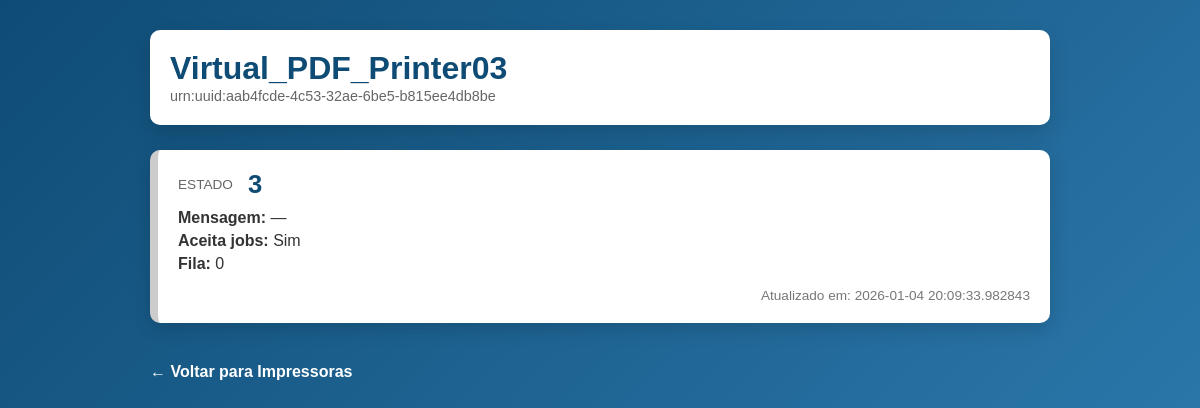
Screenshot of /home/printers/1/state with the database file from the repository.
### app/models.py (models this page shows)
class Printer(db.Model):
    __tablename__ = "printers"
    id = db.Column(db.Integer, primary_key=True)
    printer_id = db.Column(db.String(100), unique=True, nullable=True)
    printer_uuid = db.Column(db.String(100), unique=True, nullable=True)
    name = db.Column(db.String(100), nullable=True)
    uri_supported = db.Column(db.Text, nullable=True)
    location = db.Column(db.String(200), nullable=True)
    info = db.Column(db.Text, nullable=True)
    created_at = db.Column(db.DateTime, default=datetime.utcnow)
    last_seen = db.Column(db.DateTime, nullable=True)
    states = db.relationship(
        "PrinterState",
        back_populates="printer",
        cascade="all, delete-orphan"
    )
    print_jobs = db.relationship(
    "PrintJob",
    back_populates="printer",
    cascade="all, delete-orphan"
)

class PrinterState(db.Model):
    __tablename__ = "printer_states"
    id = db.Column(db.Integer, primary_key=True)
    printer_id = db.Column(
        db.Integer,
        db.ForeignKey("printers.id"),
        nullable=False
    )
    is_accepting_jobs = db.Column(db.Boolean, nullable=True)
    state = db.Column(db.String(50), nullable=True)
    state_message = db.Column(db.Text, nullable=True)
    state_reasons = db.Column(db.Text, nullable=True)
    queued_job_count = db.Column(db.Integer, nullable=True)
    created_at = db.Column(db.DateTime, default=datetime.utcnow)
    printer = db.relationship("Printer", back_populates="states")

### app/routes/home.py (the view)
@home_bp.route("/home/printers/<int:printer_id>/state")
def printer_state(printer_id):
    printer = Printer.query.get_or_404(printer_id)
    return render_template("printer_state.html", printer=printer, states=printer.states)

### app/templates/printer_state.html (shortened to what this page needs)
<!DOCTYPE html>
<html lang="pt-br">
<head>
  <link rel="stylesheet" href="{{ url_for('static', filename='css/state.css') }}">
</head>
<body>
  <div class="container">
    <div class="printer-header">
      <h1>{{ printer.name }}</h1>
      <span class="printer-uuid">{{ printer.printer_uuid }}</span>
    </div>
    {% if states %}
      <ul class="state-list">
        {% for s in states %}
          <li class="state-card state-{{ s.state|lower|replace(' ', '-') }}">
            <div class="state-main">
              <span class="state-label">Estado</span>
              <span class="state-value">
                {{ s.state or "—" }}
              </span>
            </div>
            <div class="state-info">
              <div><strong>Mensagem:</strong> {{ s.state_message or "—" }}</div>
              <div><strong>Aceita jobs:</strong> {{ "Sim" if s.is_accepting_jobs else "Não" }}</div>
              <div><strong>Fila:</strong> {{ s.queued_job_count }}</div>
            </div>
            <div class="timestamp">
              Atualizado em: {{ s.created_at }}
            </div>
          </li>
        {% endfor %}
      </ul>
    {% else %}
      <p class="empty-state">
        Essa impressora ainda não possui informações de estado.
      </p>
    {% endif %}
    <a class="back-link" href="{{ url_for('home.list_printers') }}">
      ← Voltar para Impressoras
    </a>
  </div>
</body>
</html>

### app/static/css/state.css (style rules this page uses)
body { background: linear-gradient(135deg, #0f4c75, #3282b8); font-family: Arial, Helvetica, sans-serif; min-height: 100vh; margin: 0; padding: 30px; }
.container { max-width: 900px; margin: auto; }
.printer-header { background: #ffffff; padding: 20px; border-radius: 10px; margin-bottom: 25px; box-shadow: 0 8px 20px rgba(0,0,0,0.15); }
.printer-header h1 { margin: 0; color: #0f4c75; }
.printer-uuid { font-size: 0.9em; color: #666; }
.state-list { list-style: none; padding: 0; }
.state-card { background: #ffffff; border-radius: 10px; padding: 20px; margin-bottom: 20px; box-shadow: 0 6px 18px rgba(0,0,0,0.15); border-left: 8px solid #ccc; }
.state-main { display: flex; align-items: center; gap: 15px; margin-bottom: 10px; }
.state-label { font-size: 0.85em; text-transform: uppercase; color: #666; }
.state-value { font-size: 1.6em; font-weight: bold; color: #0f4c75; }
.state-info { margin-top: 10px; color: #333; }
.state-info div { margin-bottom: 5px; }
.timestamp { margin-top: 15px; font-size: 0.85em; color: #777; text-align: right; }
.back-link { display: inline-block; margin-top: 20px; text-decoration: none; font-weight: bold; color: #ffffff; }

### rows the page displays
Printer: name "Virtual_PDF_Printer03", printer_uuid "urn:uuid:aab4fcde-4c53-32ae-6be5-b815ee4db8be"
PrinterState: state "3", state_message "—", is_accepting_jobs "Sim", queued_job_count "0", created_at "2026-01-04 20:09:33.982843"
